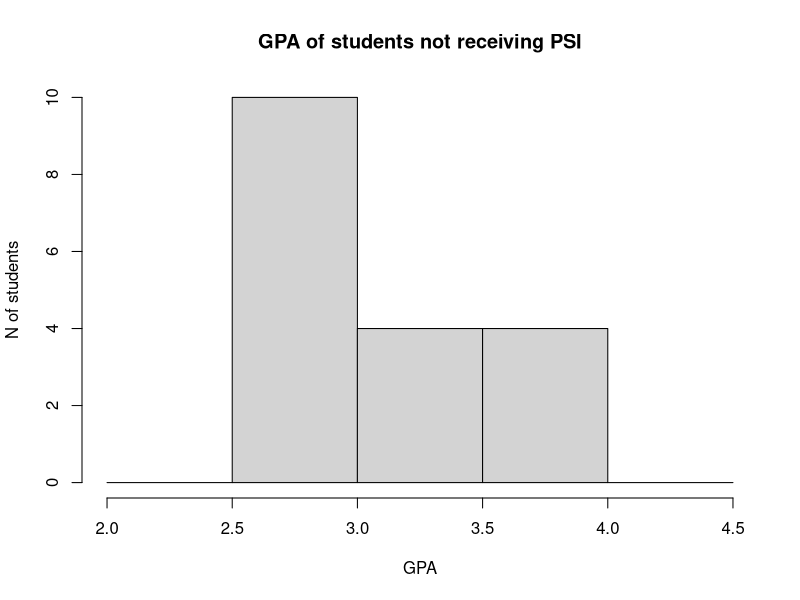
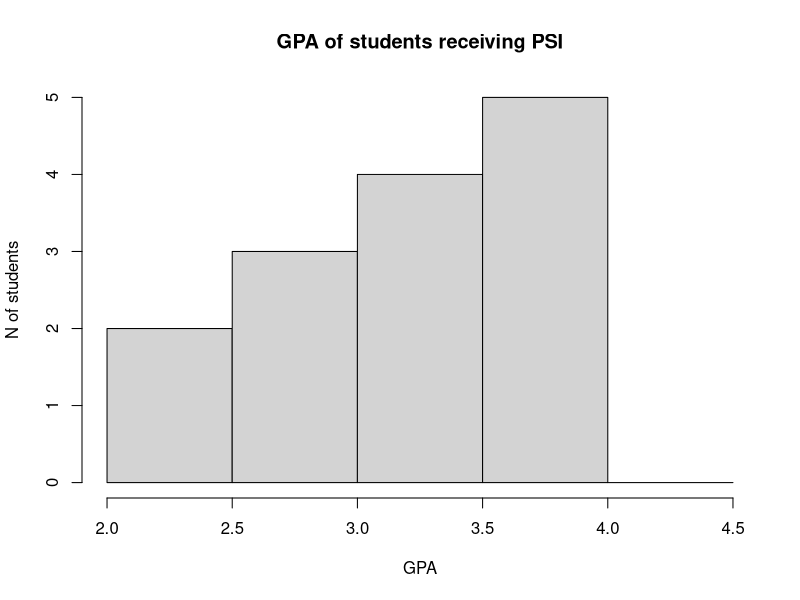
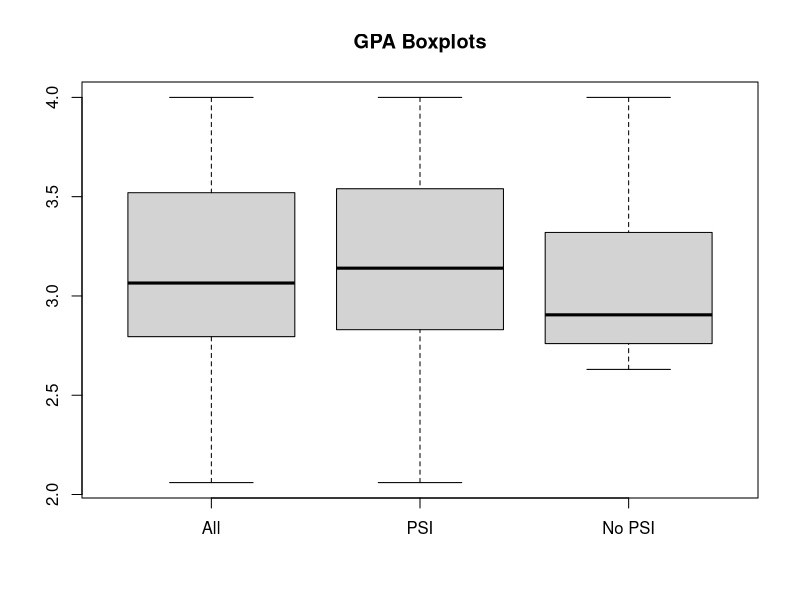
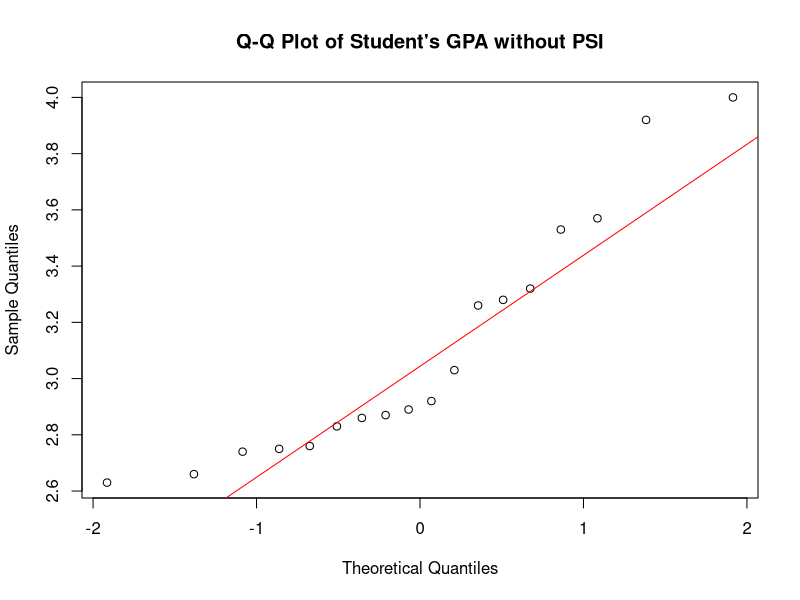
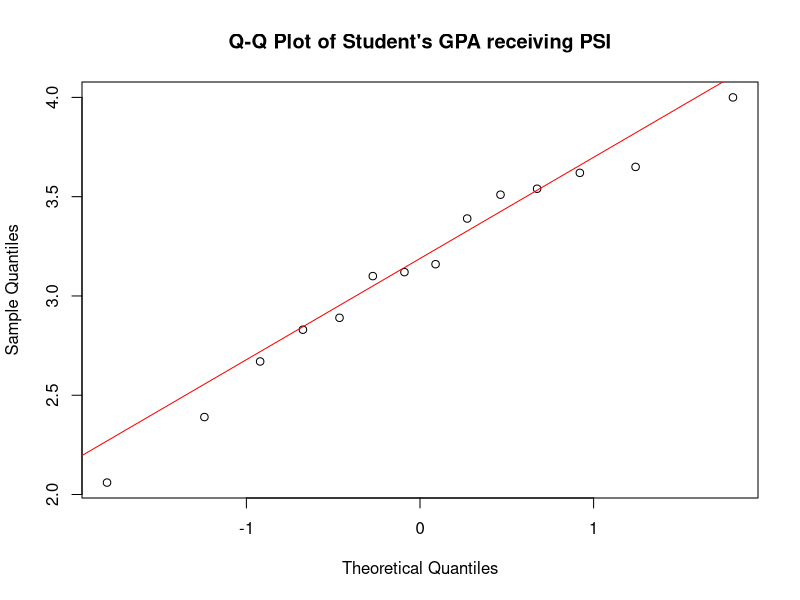

Write R code to recreate these figures, in order.
#Exercise 2

expsi = read.table("psi.txt", header=TRUE);
expsi

#T1

nousepsi = expsi[which(expsi$psi == "0"),]
nousepsi
usepsi = expsi[which(expsi$psi == "1"),]
usepsi

hist(nousepsi$gpa, breaks = c(2.0, 2.5, 3.0, 3.5, 4.0, 4.5), xlab="GPA", ylab="N of students", main="GPA of students not receiving PSI")
hist(usepsi$gpa, breaks = c(2.0, 2.5, 3.0, 3.5, 4.0, 4.5), xlab="GPA", ylab="N of students", main="GPA of students receiving PSI")

boxplot(expsi$gpa, usepsi$gpa, nousepsi$gpa, main="GPA Boxplots", names=c("All", "PSI", "No PSI"));

qqnorm(nousepsi$gpa,  main="Q-Q Plot of Student's GPA without PSI") # doesn't look normal
qqline(nousepsi$gpa, col="red")

qqnorm(usepsi$gpa, main="Q-Q Plot of Student's GPA receiving PSI") # looks normal
qqline(usepsi$gpa, col="red")

#T2

expsiglm=glm(passed~psi+gpa,data=expsi,family=binomial)
summary(expsiglm)


#T3

#psi increases the linear predictor by 2.338 
#and increases odds of passing by e^2.338=10.3604948382


#T4

expsi$passed=factor(expsi$passed)
expsi$psi=factor(expsi$psi)
expsi$gpa=factor(expsi$gpa)
expsiglm2=glm(passed~psi+gpa, data=expsi,family=binomial)
summary(expsiglm2)

#estimations shown, I think intercept+psi1 + gpa3.0 would be the first estimation 
#and intercept+gpa3.0 would be the second. 

#T5



#T6

x=matrix(c(3,15,8,6),2,2)
x
fisher.test(x)

#15 is the people that didn't show improvement from the 18 
#and 3 is the people that showed improvement
#Same with the second column out of 14 8 showed improvement and 6 didn't
#So first column is students not receiving psi and second is the students receiving it
#row 1 shows the students that improved and row 2 the rest that didn't


#T7



#T8